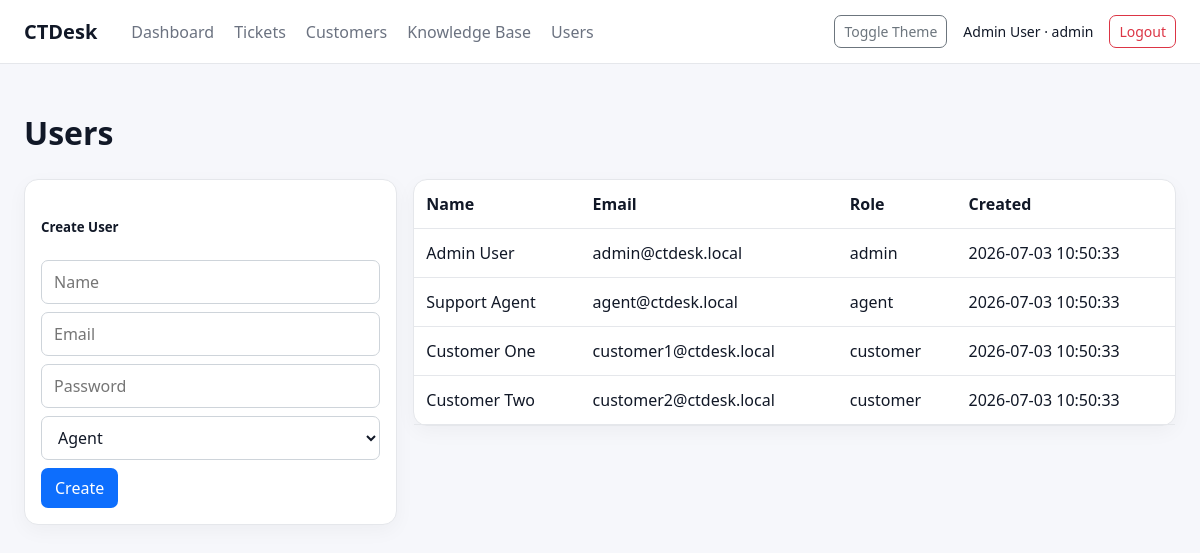
The page /users (signed in) on the database as committed earlier.
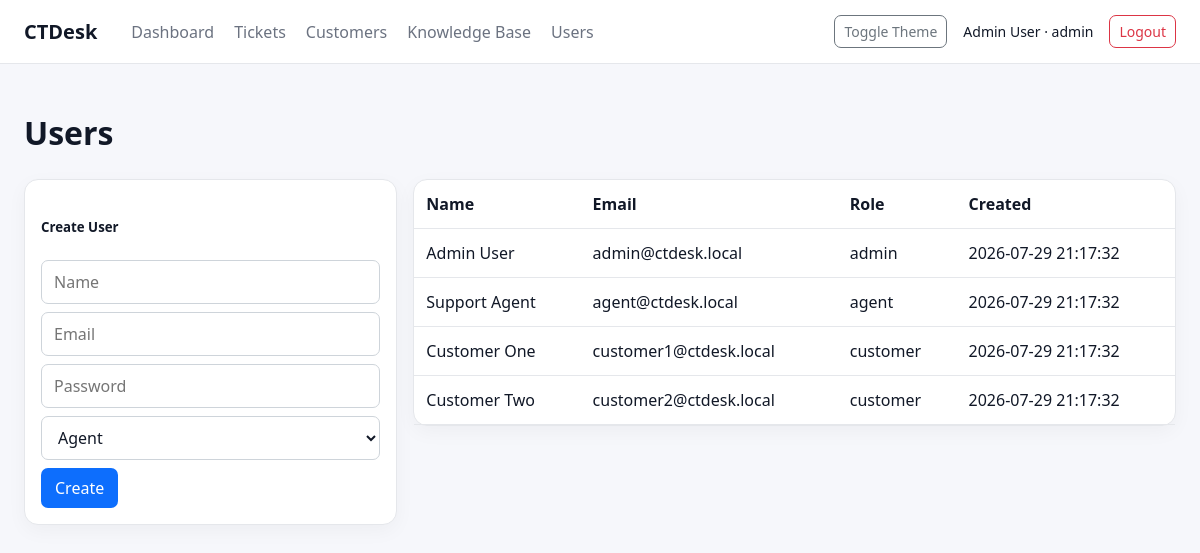
The same page on the database as committed later.
### tables this page shows
CREATE TABLE users (
        id INTEGER PRIMARY KEY AUTOINCREMENT,
        name TEXT NOT NULL,
        email TEXT NOT NULL UNIQUE,
        password_hash TEXT NOT NULL,
        role TEXT NOT NULL CHECK(role IN ('admin', 'agent', 'customer')),
        created_at TEXT NOT NULL
    );

### routes/management.py (the view, shortened to what this page needs)
@app.route("/users", methods=["GET", "POST"])
@login_required
@admin_required
def users():
    conn = db()
    rows = conn.execute("SELECT id, name, email, role, created_at FROM users ORDER BY created_at DESC").fetchall()
    conn.close()
    return render_template("users.html", users=rows)

### app.py (called while the page is built)
@app.context_processor
def inject_user():
    return {"current_user": session}

### app_core.py (called while the page is built)
@app.before_request
def csrf_protection():
    if "_csrf_token" not in session:
        session["_csrf_token"] = secrets.token_urlsafe(24)
    if request.method == "POST" and request.form.get("_csrf_token") != session["_csrf_token"]:
        abort(400, description="Invalid or missing form security token.")

@app.context_processor
def inject_csrf_token():
    return {"csrf_token": session.get("_csrf_token", "")}

### helpers.py (called while the page is built)
def db():
    conn = sqlite3.connect(DB_NAME)
    conn.row_factory = sqlite3.Row
    return conn

def login_required(fn):
    @wraps(fn)
    def wrapper(*args, **kwargs):
        if "user_id" not in session:
            return redirect(url_for("login"))
        return fn(*args, **kwargs)
    return wrapper

def admin_required(fn):
    @wraps(fn)
    def wrapper(*args, **kwargs):
        if session.get("role") != "admin":
            flash("Admin access required.", "danger")
            return redirect(url_for("dashboard"))
        return fn(*args, **kwargs)
    return wrapper

### templates/users.html (shortened to what this page needs)
{% extends "base.html" %}
{% block content %}
<h1>Users</h1>
<div class="row g-3">
    <div class="col-md-4">
        <form method="post" class="card p-3">
            <h5>Create User</h5>
            <input class="form-control mb-2" name="name" placeholder="Name" required>
            <input class="form-control mb-2" name="email" placeholder="Email" required>
            <input class="form-control mb-2" name="password" placeholder="Password" required>
            <select class="form-select mb-2" name="role">
                <option value="agent">Agent</option>
            </select>
            <button class="btn btn-primary">Create</button>
        </form>
    </div>
    <div class="col-md-8">
        <div class="card">
        <table class="table mb-0">
            <tr><th>Name</th><th>Email</th><th>Role</th><th>Created</th></tr>
            {% for u in users %}
            <tr><td>{{ u.name }}</td><td>{{ u.email }}</td><td>{{ u.role }}</td><td>{{ u.created_at }}</td></tr>
            {% endfor %}
        </table>
        </div>
    </div>
</div>
{% endblock %}

### templates/base.html (shortened to what this page needs)
<!doctype html>
<html lang="en" data-theme="light">
<head>
    <link href="{{ url_for('static', filename='style.css') }}" rel="stylesheet">
</head>
<body>
<nav class="navbar navbar-expand-lg border-bottom">
    <div class="container-fluid">
        <a class="navbar-brand fw-bold" href="{{ url_for('dashboard') }}">CTDesk</a>
        {% if current_user.get('user_id') %}
        <div class="navbar-nav">
            <a class="nav-link" href="{{ url_for('dashboard') }}">Dashboard</a>
            <a class="nav-link" href="{{ url_for('tickets') }}">Tickets</a>
            {% if current_user.get('role') in ['admin', 'agent'] %}
            <a class="nav-link" href="{{ url_for('customers') }}">Customers</a>
            <a class="nav-link" href="{{ url_for('knowledge_base') }}">Knowledge Base</a>
            {% endif %}
            {% if current_user.get('role') == 'admin' %}
            <a class="nav-link" href="{{ url_for('users') }}">Users</a>
            {% endif %}
        </div>
        <div class="ms-auto d-flex align-items-center gap-3">
            <button class="btn btn-sm btn-outline-secondary" onclick="toggleTheme()">Toggle Theme</button>
            <span class="small">{{ current_user.get('name') }} · {{ current_user.get('role') }}</span>
            <a class="btn btn-sm btn-outline-danger" href="{{ url_for('logout') }}">Logout</a>
        </div>
        {% endif %}
    </div>
</nav>
<main class="container-fluid p-4">
    {% block content %}{% endblock %}
</main>
</body>
</html>

Rows that differ between the two databases and show on the page:
changed users "Admin User": created_at "2026-07-03 10:50:33" → "2026-07-29 21:17:32"
changed users "Support Agent": created_at "2026-07-03 10:50:33" → "2026-07-29 21:17:32"
changed users "Customer One": created_at "2026-07-03 10:50:33" → "2026-07-29 21:17:32"
changed users "Customer Two": created_at "2026-07-03 10:50:33" → "2026-07-29 21:17:32"
